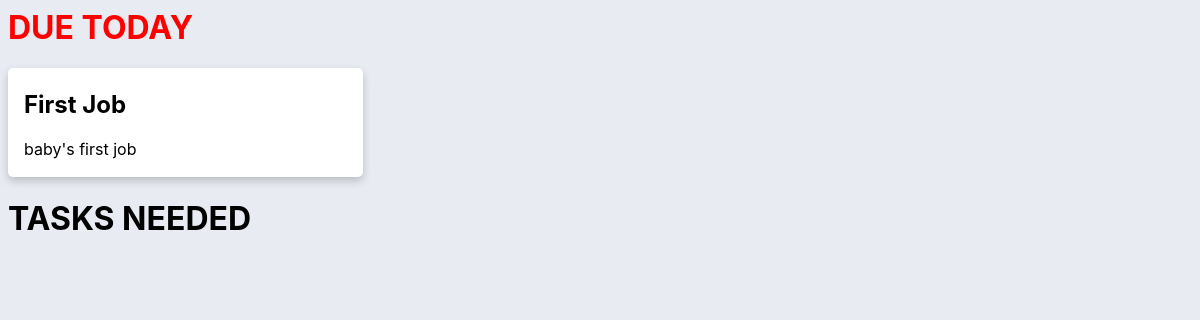
Before: /oddjob/ with the older database file.
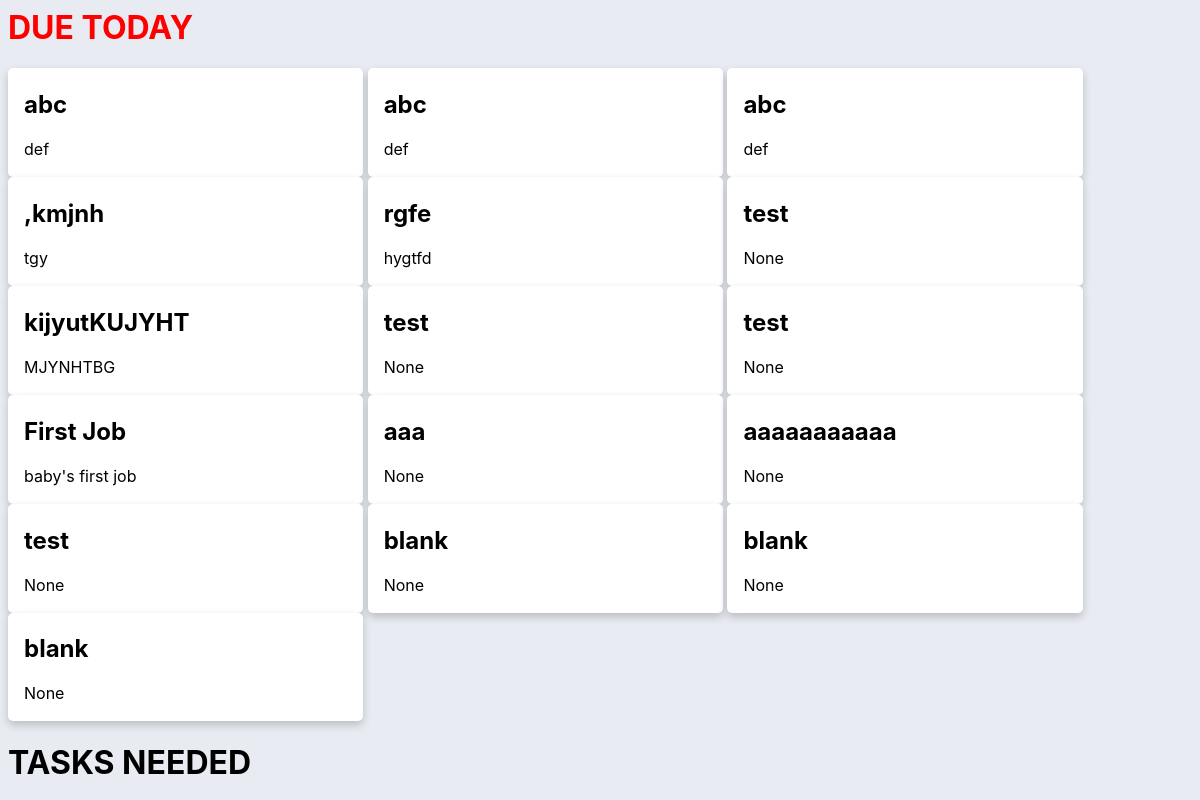
After: the same page with the newer database file.
### oddjob/models.py (models this page shows, shortened)
class Job(models.Model):
    title = models.CharField(max_length=150, null=True, blank=True)
    description = models.CharField(max_length=500, null=True, blank=True)
    originUser = models.ForeignKey(UserProfile, on_delete=models.CASCADE, related_name='originUser', null=True, blank=True)
    contributors = models.ManyToManyField(UserProfile, related_name='contributors', null=True, blank=True)
    datePosted = models.DateTimeField(null=True, blank=True)
    dateDue = models.DateTimeField(null=True, blank=True)
    numHelperRequested = models.IntegerField(null=True, blank=True)
    tags = models.ManyToManyField(Tag, null=True, blank=True)
    taskDuration = models.DurationField(null=True, blank=True)

### oddjob/views.py (the view)
# urls.py: path('', views.index, name='index'),
def index(request):
    jobList = Job.objects.order_by('-datePosted')
    context = {'jobList':jobList}
    return render(request,'oddjob/index.html',context)

### oddjob/templates/oddjob/index.html (shortened to what this page needs)
<html>
{% load static %}
<link rel="stylesheet" type="text/css" href="{% static 'oddjob/style.css' %}">
<head>
</head>
<body style="background-color:#E8ECF2">
<h1 style="color:red;">DUE TODAY</h1>
{% if jobList %}
    {% for job in jobList %}
		{% now "Y-m-d" as todays_date %}
		{% if todays_date >= job.dateDue|date:"Y-m-d" %}
			<div class="card" style="background-color:White" onclick="location.href='/oddjob/{{ job.id }}/';">
				<div class="container">
					<h2>{{ job.title }}</h2>
					<p>{{job.description}}</p>
				</div>
			</div>
		{% endif %}
    {% endfor %}
{% endif %}
<h1>TASKS NEEDED</h1>
</body>
</html>

Changed rows visible on the page:
added Job: title "abc", description "def"
added Job: title "abc", description "def"
added Job: title "abc", description "def"
added Job: title ",kmjnh", description "tgy"
added Job: title "rgfe", description "hygtfd"
added Job: title "test", description "None"
added Job: title "kijyutKUJYHT", description "MJYNHTBG"
added Job: title "test", description "None"
added Job: title "test", description "None"
added Job: title "aaa", description "None"
added Job: title "aaaaaaaaaaa", description "None"
added Job: title "test", description "None"
added Job: title "blank", description "None"
added Job: title "blank", description "None"
added Job: title "blank", description "None"
